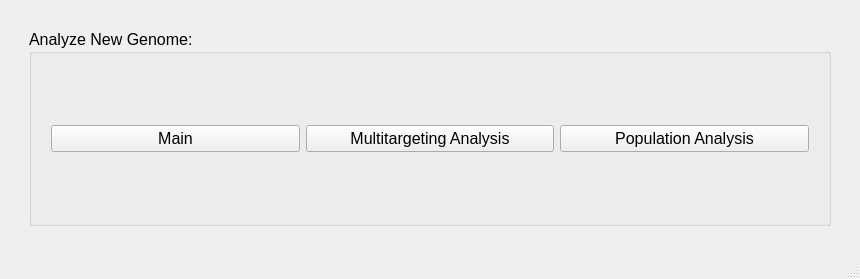
<?xml version="1.0" encoding="UTF-8"?>
<ui version="4.0">
 <class>MainWindow</class>
 <widget class="QMainWindow" name="MainWindow">
  <property name="geometry">
   <rect>
    <x>0</x>
    <y>0</y>
    <width>860</width>
    <height>279</height>
   </rect>
  </property>
  <property name="font">
   <font>
    <pointsize>12</pointsize>
   </font>
  </property>
  <property name="windowTitle">
   <string>MainWindow</string>
  </property>
  <widget class="QWidget" name="centralwidget">
   <layout class="QGridLayout" name="gridLayout_2">
    <item row="2" column="1">
     <spacer name="verticalSpacer">
      <property name="orientation">
       <enum>Qt::Vertical</enum>
      </property>
      <property name="sizeType">
       <enum>QSizePolicy::Fixed</enum>
      </property>
      <property name="sizeHint" stdset="0">
       <size>
        <width>20</width>
        <height>20</height>
       </size>
      </property>
     </spacer>
    </item>
    <item row="1" column="2">
     <spacer name="horizontalSpacer_2">
      <property name="orientation">
       <enum>Qt::Horizontal</enum>
      </property>
      <property name="sizeType">
       <enum>QSizePolicy::Fixed</enum>
      </property>
      <property name="sizeHint" stdset="0">
       <size>
        <width>20</width>
        <height>20</height>
       </size>
      </property>
     </spacer>
    </item>
    <item row="1" column="1">
     <layout class="QGridLayout" name="gridLayout">
      <item row="0" column="0">
       <widget class="QGroupBox" name="groupBox">
        <property name="toolTip">
         <string>&lt;html&gt;&lt;head/&gt;&lt;body&gt;&lt;p&gt;Select an analysis option or close this window to analyze more genomes.&lt;/p&gt;&lt;/body&gt;&lt;/html&gt;</string>
        </property>
        <property name="title">
         <string>Analyze New Genome:</string>
        </property>
        <layout class="QHBoxLayout" name="horizontalLayout_2">
         <item>
          <layout class="QHBoxLayout" name="horizontalLayout">
           <item>
            <spacer name="horizontalSpacer_3">
             <property name="orientation">
              <enum>Qt::Horizontal</enum>
             </property>
             <property name="sizeType">
              <enum>QSizePolicy::Fixed</enum>
             </property>
             <property name="sizeHint" stdset="0">
              <size>
               <width>10</width>
               <height>10</height>
              </size>
             </property>
            </spacer>
           </item>
           <item>
            <widget class="QPushButton" name="goToMain">
             <property name="sizePolicy">
              <sizepolicy hsizetype="Expanding" vsizetype="Fixed">
               <horstretch>0</horstretch>
               <verstretch>0</verstretch>
              </sizepolicy>
             </property>
             <property name="text">
              <string>Main</string>
             </property>
            </widget>
           </item>
           <item>
            <widget class="QPushButton" name="goToMT">
             <property name="sizePolicy">
              <sizepolicy hsizetype="Expanding" vsizetype="Fixed">
               <horstretch>0</horstretch>
               <verstretch>0</verstretch>
              </sizepolicy>
             </property>
             <property name="text">
              <string>Multitargeting Analysis</string>
             </property>
            </widget>
           </item>
           <item>
            <widget class="QPushButton" name="goToPop">
             <property name="sizePolicy">
              <sizepolicy hsizetype="Expanding" vsizetype="Fixed">
               <horstretch>0</horstretch>
               <verstretch>0</verstretch>
              </sizepolicy>
             </property>
             <property name="text">
              <string>Population Analysis</string>
             </property>
            </widget>
           </item>
           <item>
            <spacer name="horizontalSpacer_4">
             <property name="orientation">
              <enum>Qt::Horizontal</enum>
             </property>
             <property name="sizeType">
              <enum>QSizePolicy::Fixed</enum>
             </property>
             <property name="sizeHint" stdset="0">
              <size>
               <width>10</width>
               <height>10</height>
              </size>
             </property>
            </spacer>
           </item>
          </layout>
         </item>
        </layout>
       </widget>
      </item>
     </layout>
    </item>
    <item row="1" column="0">
     <spacer name="horizontalSpacer">
      <property name="orientation">
       <enum>Qt::Horizontal</enum>
      </property>
      <property name="sizeType">
       <enum>QSizePolicy::Fixed</enum>
      </property>
      <property name="sizeHint" stdset="0">
       <size>
        <width>20</width>
        <height>20</height>
       </size>
      </property>
     </spacer>
    </item>
    <item row="0" column="1">
     <spacer name="verticalSpacer_2">
      <property name="orientation">
       <enum>Qt::Vertical</enum>
      </property>
      <property name="sizeType">
       <enum>QSizePolicy::Fixed</enum>
      </property>
      <property name="sizeHint" stdset="0">
       <size>
        <width>20</width>
        <height>20</height>
       </size>
      </property>
     </spacer>
    </item>
   </layout>
  </widget>
  <widget class="QStatusBar" name="statusbar"/>
 </widget>
 <resources/>
 <connections/>
</ui>
